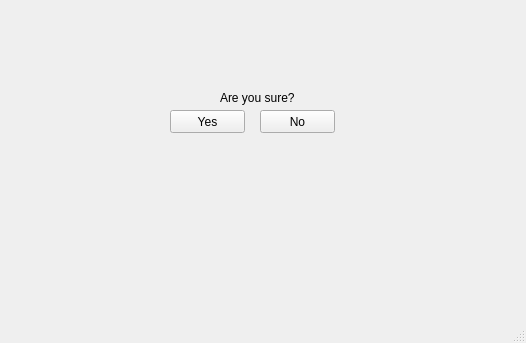
<?xml version="1.0" encoding="UTF-8"?>
<ui version="4.0">
 <class>MainWindow</class>
 <widget class="QMainWindow" name="MainWindow">
  <property name="geometry">
   <rect>
    <x>0</x>
    <y>0</y>
    <width>526</width>
    <height>343</height>
   </rect>
  </property>
  <property name="windowTitle">
   <string>MainWindow</string>
  </property>
  <widget class="QWidget" name="centralwidget">
   <widget class="QLabel" name="label">
    <property name="geometry">
     <rect>
      <x>220</x>
      <y>90</y>
      <width>251</width>
      <height>16</height>
     </rect>
    </property>
    <property name="text">
     <string>Are you sure?</string>
    </property>
   </widget>
   <widget class="QPushButton" name="btn_yes">
    <property name="geometry">
     <rect>
      <x>170</x>
      <y>110</y>
      <width>75</width>
      <height>23</height>
     </rect>
    </property>
    <property name="text">
     <string>Yes</string>
    </property>
   </widget>
   <widget class="QPushButton" name="btn_no">
    <property name="geometry">
     <rect>
      <x>260</x>
      <y>110</y>
      <width>75</width>
      <height>23</height>
     </rect>
    </property>
    <property name="text">
     <string>No</string>
    </property>
   </widget>
  </widget>
  <widget class="QMenuBar" name="menubar">
   <property name="geometry">
    <rect>
     <x>0</x>
     <y>0</y>
     <width>526</width>
     <height>21</height>
    </rect>
   </property>
  </widget>
  <widget class="QStatusBar" name="statusbar"/>
 </widget>
 <resources/>
 <connections/>
</ui>
